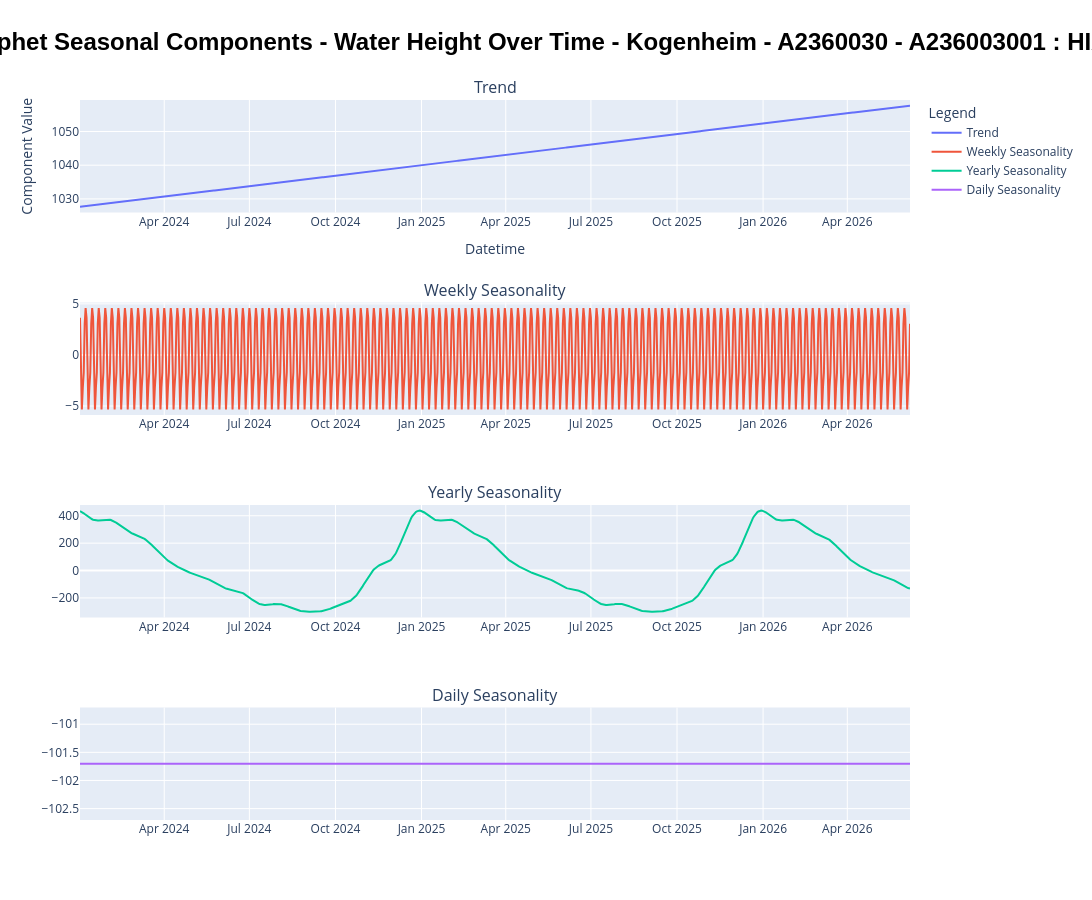

Source (notebook cell):
### Code cell
# Use plotly to plot seasonal components
fig9 = make_subplots(rows=4, cols=1, subplot_titles=["Trend", "Weekly Seasonality", "Yearly Seasonality", "Daily Seasonality"])
fig9.add_trace(go.Scatter(x=test_fcst["ds"], y=test_fcst["trend"], mode="lines", name="Trend"), row=1, col=1)
fig9.add_trace(go.Scatter(x=test_fcst["ds"], y=test_fcst["weekly"], mode="lines", name="Weekly Seasonality"), row=2, col=1)
fig9.add_trace(go.Scatter(x=test_fcst["ds"], y=test_fcst["yearly"], mode="lines", name="Yearly Seasonality"), row=3, col=1)
fig9.add_trace(go.Scatter(x=test_fcst["ds"], y=test_fcst["daily"], mode="lines", name="Daily Seasonality"), row=4, col=1)
# Customize the layout of the figure
fig9.update_layout(title=f"Prophet Seasonal Components - Water Height Over Time - {TITLE_POSTFIX_NAME}",
                title_x=0.5,
                    title_font=dict(size=24, color="black", family="Arial", weight="bold"),
                    xaxis_title="Datetime", 
                    yaxis_title="Component Value",
                    legend_title="Legend",
                #   showlegend=True,
                #   legend=dict(x=0.01, y=0.99, bgcolor="rgba(255, 255, 255, 0.5)", bordercolor="black", borderwidth=1),
                    height=900, width=1200)
# save the figure as an HTML and png file
fig9.write_html(local_artifact_dir / f"09_prophet_seasonal_components_plot_{FILE_POSTFIX_NAME}.html")
# fig9.write_image(local_artifact_dir / f"09_prophet_seasonal_components_plot_{FILE_POSTFIX_NAME}.png")
fig9.show()

### Figure 1 — Plotly figure (JSON) as saved in the notebook; plotly's stock layout.template omitted (floating-point values rounded to 4 significant figures; data arrays with more than 128 entries replaced by an {"elided": "..."} marker saying what was removed)
{"data": [{"mode": "lines", "name": "Trend", "type": "scatter", "x": {"elided": "888 str values"}, "xaxis": "x", "y": {"elided": "888 float values"}, "yaxis": "y"}, {"mode": "lines", "name": "Weekly Seasonality", "type": "scatter", "x": {"elided": "888 str values"}, "xaxis": "x2", "y": {"elided": "888 float values"}, "yaxis": "y2"}, {"mode": "lines", "name": "Yearly Seasonality", "type": "scatter", "x": {"elided": "888 str values"}, "xaxis": "x3", "y": {"elided": "888 float values"}, "yaxis": "y3"}, {"mode": "lines", "name": "Daily Seasonality", "type": "scatter", "x": {"elided": "888 str values"}, "xaxis": "x4", "y": {"elided": "888 float values"}, "yaxis": "y4"}], "layout": {"annotations": [{"font": {"size": 16}, "showarrow": false, "text": "Trend", "x": 0.5, "xanchor": "center", "xref": "paper", "y": 1, "yanchor": "bottom", "yref": "paper"}, {"font": {"size": 16}, "showarrow": false, "text": "Weekly Seasonality", "x": 0.5, "xanchor": "center", "xref": "paper", "y": 0.7188, "yanchor": "bottom", "yref": "paper"}, {"font": {"size": 16}, "showarrow": false, "text": "Yearly Seasonality", "x": 0.5, "xanchor": "center", "xref": "paper", "y": 0.4375, "yanchor": "bottom", "yref": "paper"}, {"font": {"size": 16}, "showarrow": false, "text": "Daily Seasonality", "x": 0.5, "xanchor": "center", "xref": "paper", "y": 0.1562, "yanchor": "bottom", "yref": "paper"}], "height": 900, "legend": {"title": {"text": "Legend"}}, "title": {"font": {"color": "black", "family": "Arial", "size": 24, "weight": "bold"}, "text": "Prophet Seasonal Components - Water Height Over Time - Kogenheim - A2360030 - A236003001 : HIXnJ", "x": 0.5}, "width": 1200, "xaxis": {"anchor": "y", "domain": [0, 1], "title": {"text": "Datetime"}}, "xaxis2": {"anchor": "y2", "domain": [0, 1]}, "xaxis3": {"anchor": "y3", "domain": [0, 1]}, "xaxis4": {"anchor": "y4", "domain": [0, 1]}, "yaxis": {"anchor": "x", "domain": [0.8438, 1], "title": {"text": "Component Value"}}, "yaxis2": {"anchor": "x2", "domain": [0.5625, 0.7188]}, "yaxis3": {"anchor": "x3", "domain": [0.2812, 0.4375]}, "yaxis4": {"anchor": "x4", "domain": [0, 0.1562]}}}
